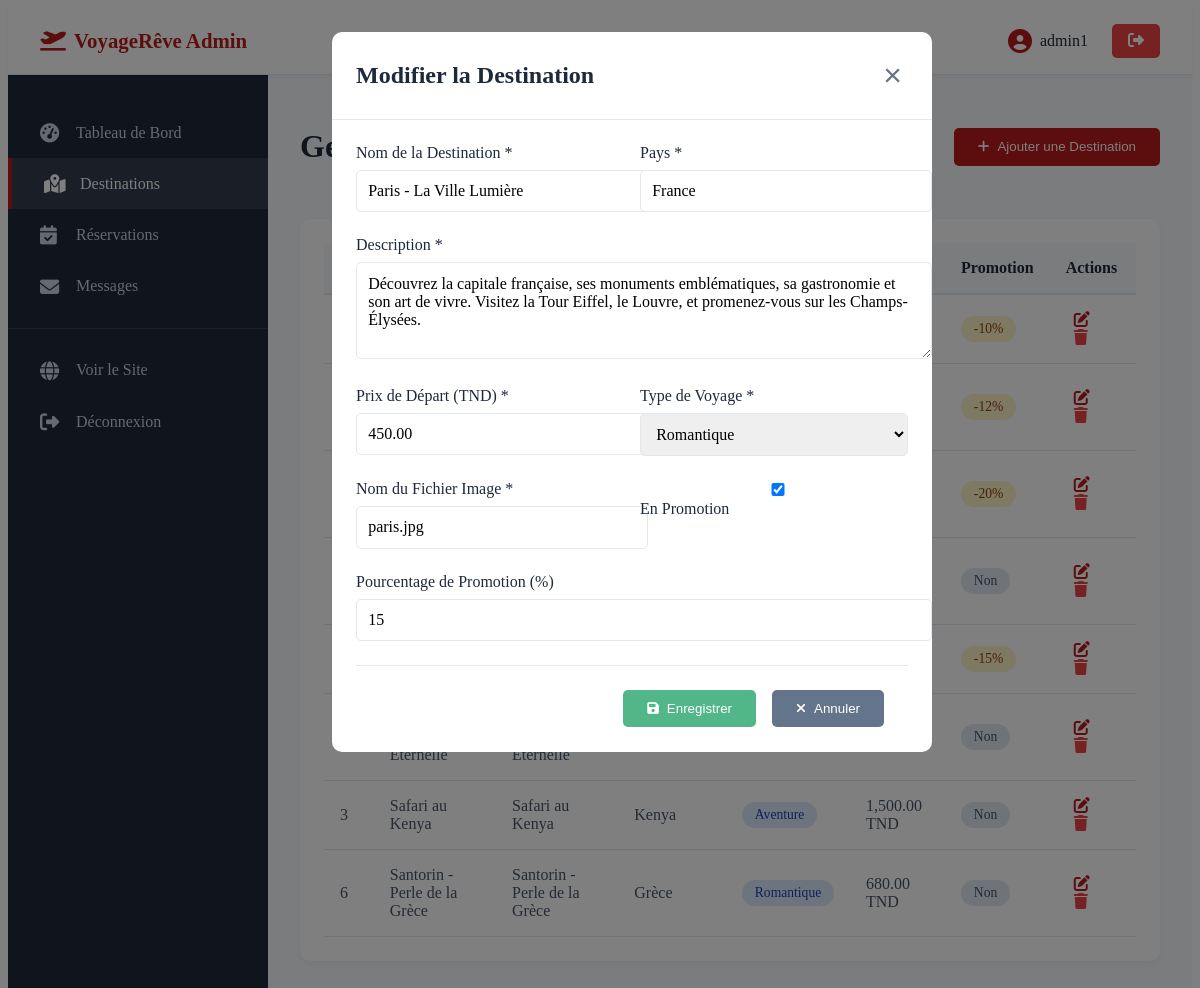
The page /admin/admin_destinations.php?action=edit&id=1 (signed in) on the database its author committed.
### tables this page shows
CREATE TABLE IF NOT EXISTS destinations (
    id INT AUTO_INCREMENT PRIMARY KEY,
    nom VARCHAR(255) NOT NULL,
    pays VARCHAR(100) NOT NULL,
    description TEXT NOT NULL,
    prix_depart DECIMAL(10, 2) NOT NULL,
    type_voyage ENUM('famille', 'romantique', 'aventure', 'plage', 'culture') NOT NULL,
    image VARCHAR(255) NOT NULL,
    promotion BOOLEAN DEFAULT FALSE,
    pourcentage_promo INT DEFAULT 0,
    date_creation TIMESTAMP DEFAULT CURRENT_TIMESTAMP
);

### admin/admin_destinations.php (the view, shortened to what this page needs)
<?php
$conn = getConnection();
$sql = "SELECT * FROM destinations ORDER BY nom ASC";
$destinations = $conn->query($sql);
$edit_destination = null;
if (isset($_GET['action']) && $_GET['action'] == 'edit' && isset($_GET['id'])) {
    $id = (int)$_GET['id'];
    $sql = "SELECT * FROM destinations WHERE id = $id";
    $result = $conn->query($sql);
    if ($result->num_rows > 0) {
        $edit_destination = $result->fetch_assoc();
    }
}
?>
<!DOCTYPE html>
<html lang="fr">
<head>
    <link rel="stylesheet" href="../css/admin.css">
    <link rel="stylesheet" href="https://cdnjs.cloudflare.com/ajax/libs/font-awesome/6.4.0/css/all.min.css">
</head>
<body>
    <?php include 'admin_header.php'; ?>
    <div class="admin-container">
        <?php include 'admin_sidebar.php'; ?>
        <main class="admin-content">
            <div class="page-header">
                <h1>Gestion des Destinations</h1>
                <button onclick="showAddForm()" class="btn btn-primary">
                    <i class="fas fa-plus"></i> Ajouter une Destination
                </button>
            </div>
            <div id="destinationForm" class="form-modal" style="<?php echo $edit_destination ? 'display: block;' : 'display: none;'; ?>">
                <div class="form-modal-content">
                    <div class="form-header">
                        <h2><?php echo $edit_destination ? 'Modifier la Destination' : 'Ajouter une Destination'; ?></h2>
                        <button onclick="hideForm()" class="close-btn">&times;</button>
                    </div>
                    <form method="POST" action="admin_destinations.php" class="admin-form">
                        <div class="form-row">
                            <div class="form-group">
                                <label for="nom">Nom de la Destination *</label>
                                <input type="text" id="nom" name="nom" required value="<?php echo $edit_destination ? htmlspecialchars($edit_destination['nom']) : ''; ?>">
                            </div>
                            <div class="form-group">
                                <label for="pays">Pays *</label>
                                <input type="text" id="pays" name="pays" required value="<?php echo $edit_destination ? htmlspecialchars($edit_destination['pays']) : ''; ?>">
                            </div>
                        </div>
                        <div class="form-group">
                            <label for="description">Description *</label>
                            <textarea id="description" name="description" rows="4" required><?php echo $edit_destination ? htmlspecialchars($edit_destination['description']) : ''; ?></textarea>
                        </div>
                        <div class="form-row">
                            <div class="form-group">
                                <label for="prix_depart">Prix de Départ (TND) *</label>
                                <input type="number" id="prix_depart" name="prix_depart" step="0.01" required value="<?php echo $edit_destination ? $edit_destination['prix_depart'] : ''; ?>">
                            </div>
                            <div class="form-group">
                                <label for="type_voyage">Type de Voyage *</label>
                                <select id="type_voyage" name="type_voyage" required>
                                    <option value="romantique" <?php echo ($edit_destination && $edit_destination['type_voyage'] == 'romantique') ? 'selected' : ''; ?>>Romantique</option>
                                </select>
                            </div>
                        </div>
                        <div class="form-row">
                            <div class="form-group">
                                <label for="image">Nom du Fichier Image *</label>
                                <input type="text" id="image" name="image" required placeholder="exemple: paris.jpg" value="<?php echo $edit_destination ? htmlspecialchars($edit_destination['image']) : ''; ?>">
                            </div>
                            <div class="form-group">
                                <label>
                                    <input type="checkbox" name="promotion" value="1" <?php echo ($edit_destination && $edit_destination['promotion']) ? 'checked' : ''; ?>>
                                    En Promotion
                                </label>
                            </div>
                        </div>
                        <div class="form-group">
                            <label for="pourcentage_promo">Pourcentage de Promotion (%)</label>
                            <input type="number" id="pourcentage_promo" name="pourcentage_promo" min="0" max="100" value="<?php echo $edit_destination ? $edit_destination['pourcentage_promo'] : '0'; ?>">
                        </div>
                        <div class="form-actions">
                            <button type="submit" class="btn btn-success">
                                <i class="fas fa-save"></i> Enregistrer
                            </button>
                            <button type="button" onclick="hideForm()" class="btn btn-secondary">
                                <i class="fas fa-times"></i> Annuler
                            </button>
                        </div>
                    </form>
                </div>
            </div>
            <div class="table-container">
                <table class="data-table">
                    <thead>
                        <tr>
                            <th>ID</th>
                            <th>Image</th>
                            <th>Nom</th>
                            <th>Pays</th>
                            <th>Type</th>
                            <th>Prix</th>
                            <th>Promotion</th>
                            <th>Actions</th>
                        </tr>
                    </thead>
                    <tbody>
                        <?php while($dest = $destinations->fetch_assoc()): ?>
                        <tr>
                            <td><?php echo $dest['id']; ?></td>
                            <td>
                                <?php echo htmlspecialchars($dest['nom']); ?>
                            </td>
                            <td><?php echo htmlspecialchars($dest['nom']); ?></td>
                            <td><?php echo htmlspecialchars($dest['pays']); ?></td>
                            <td><span class="badge badge-info"><?php echo ucfirst($dest['type_voyage']); ?></span></td>
                            <td><?php echo number_format($dest['prix_depart'], 2); ?> TND</td>
                            <td>
                                <?php if ($dest['promotion']): ?>
                                    <span class="badge badge-warning">-<?php echo $dest['pourcentage_promo']; ?>%</span>
                                <?php else: ?>
                                    <span class="badge badge-secondary">Non</span>
                                <?php endif; ?>
                            </td>
                            <td>
                                <a href="admin_destinations.php?action=edit&id=<?php echo $dest['id']; ?>" class="btn-icon btn-edit" title="Modifier">
                                    <i class="fas fa-edit"></i>
                                </a>
                                <a href="admin_destinations.php?action=delete&id=<?php echo $dest['id']; ?>" class="btn-icon btn-delete" title="Supprimer" onclick="return confirm('Êtes-vous sûr de vouloir supprimer cette destination ?');">
                                    <i class="fas fa-trash"></i>
                                </a>
                            </td>
                        </tr>
                        <?php endwhile; ?>
                    </tbody>
                </table>
            </div>
        </main>
    </div>
</body>
</html>

### css/admin.css (style rules this page uses)
:root { --admin-primary: #B91C1C; --admin-secondary: #F87171; --admin-success: #52B788; --admin-warning: #f59e0b; --admin-danger: #ef4444; --admin-dark: #1e293b; --admin-light: #f8fafc; --admin-border: #e2e8f0; }
.admin-container { display: flex; min-height: calc(100vh - 70px); }
.admin-content { flex: 1; padding: 2rem; background: var(--admin-light); }
.page-header { display: flex; justify-content: space-between; align-items: center; margin-bottom: 2rem; }
.page-header h1 { color: var(--admin-dark); font-size: 2rem; }
.table-container { background: white; padding: 1.5rem; border-radius: 10px; box-shadow: 0 2px 8px rgba(0, 0, 0, 0.05); overflow-x: auto; }
.data-table { width: 100%; border-collapse: collapse; }
.data-table thead { background: var(--admin-light); }
.data-table th { padding: 1rem; text-align: left; font-weight: 600; color: var(--admin-dark); border-bottom: 2px solid var(--admin-border); }
.data-table td { padding: 1rem; border-bottom: 1px solid var(--admin-border); color: #475569; }
.badge { display: inline-block; padding: 0.3rem 0.8rem; border-radius: 20px; font-size: 0.85rem; font-weight: 500; }
.badge-warning { background: #fef3c7; color: #92400e; }
.badge-info { background: #dbeafe; color: #1e40af; }
.badge-secondary { background: #e2e8f0; color: #475569; }
.btn { padding: 0.7rem 1.5rem; border: none; border-radius: 5px; font-weight: 500; cursor: pointer; text-decoration: none; display: inline-flex; align-items: center; gap: 0.5rem; transition: opacity 0.3s ease; }
.btn-primary { background: var(--admin-primary); color: white; }
.btn-success { background: var(--admin-success); color: white; }
.btn-secondary { background: #64748b; color: white; }
.btn-icon { padding: 0.5rem; border: none; background: none; cursor: pointer; font-size: 1rem; border-radius: 5px; transition: background-color 0.3s ease; }
.btn-edit { color: var(--admin-primary); }
.btn-delete { color: var(--admin-danger); }
.form-modal { position: fixed; top: 0; left: 0; width: 100%; height: 100%; background: rgba(0, 0, 0, 0.5); display: flex; align-items: center; justify-content: center; z-index: 1000; overflow-y: auto; padding: 2rem; }
.form-modal-content { background: white; border-radius: 10px; width: 100%; max-width: 600px; max-height: 90vh; overflow-y: auto; margin: auto; }
.form-header { display: flex; justify-content: space-between; align-items: center; padding: 1.5rem; border-bottom: 1px solid var(--admin-border); }
.form-header h2 { color: var(--admin-dark); margin: 0; }
.close-btn { background: none; border: none; font-size: 2rem; color: #64748b; cursor: pointer; text-decoration: none; }
.admin-form { padding: 1.5rem; }
.form-row { display: grid; grid-template-columns: 1fr 1fr; gap: 1rem; }
.form-group { margin-bottom: 1.5rem; }
.form-group label { display: block; margin-bottom: 0.5rem; color: var(--admin-dark); font-weight: 500; }
.form-group input, .form-group select, .form-group textarea { width: 100%; padding: 0.7rem; border: 1px solid var(--admin-border); border-radius: 5px; font-family: inherit; font-size: 1rem; }
.form-actions { padding: 1.5rem; border-top: 1px solid var(--admin-border); display: flex; gap: 1rem; justify-content: flex-end; }

### rows shown on the page
destinations: nom "Paris - La Ville Lumière", pays "France", description "Découvrez la capitale française, ses monuments emblématiques, sa gastronomie et son art de vivre. Visitez la Tour Eiffel, le Louvre, et promenez-vous sur les Champs-Élysées.", prix_depart "450.00", type_voyage "Romantique", image "paris.jpg", promotion "☑", pourcentage_promo "15"
destinations: pourcentage_promo "10"
destinations: pourcentage_promo "12"
destinations: pourcentage_promo "20"
destinations: promotion "Non"
destinations: promotion "Non"
destinations: id "3", nom "Safari au Kenya", pays "Kenya", type_voyage "Aventure", prix_depart "1,500.00", promotion "Non"
destinations: id "6", nom "Santorin - Perle de la Grèce", pays "Grèce", type_voyage "Romantique", prix_depart "680.00", promotion "Non"

### other values the page prints
$_SESSION['name'] "admin1"
